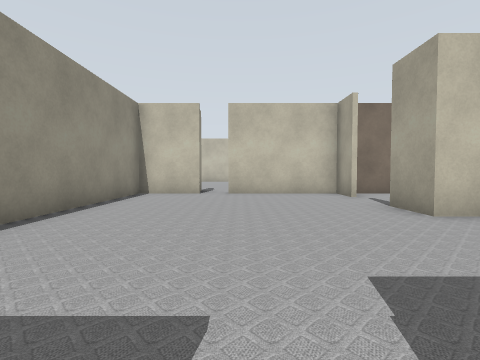
[1] (above)

14 first-person views from a walk through a Gazebo world. The camera is 0.72 m above the floor, tilts 2° down and sees 85° across. Floor lines are 1 m apart. The floor is counted in squares, 1 m on a side. Each view is taken from the middle of a square. On the plan, view 1 faces up. The plan holds only what a view shows up to about 9 squares ahead; the rest is blank. The place goes on beyond the plan.

[2]
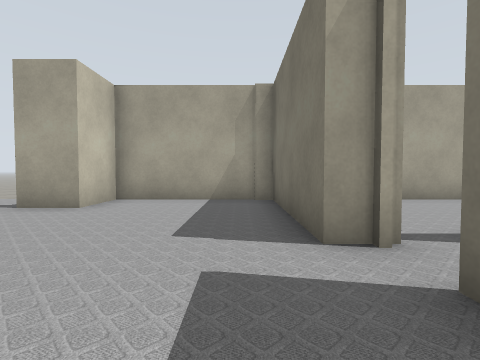

[3]
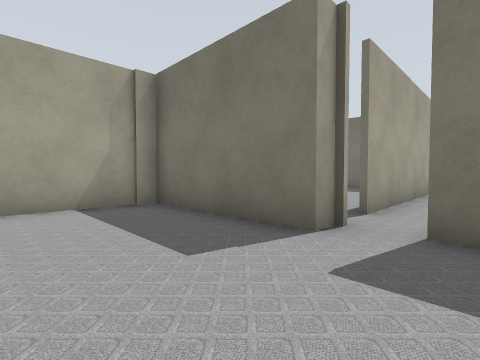

[4]
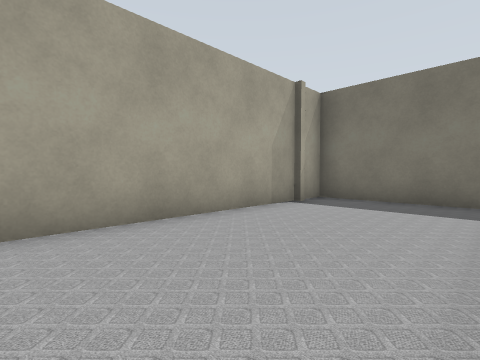

[5]
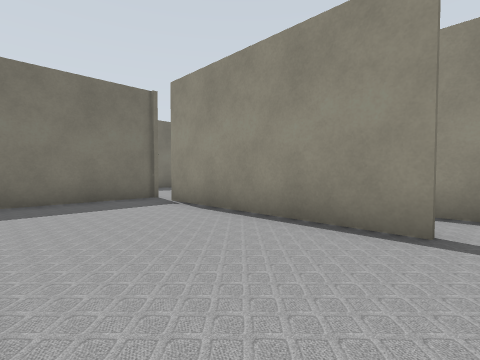

[6]
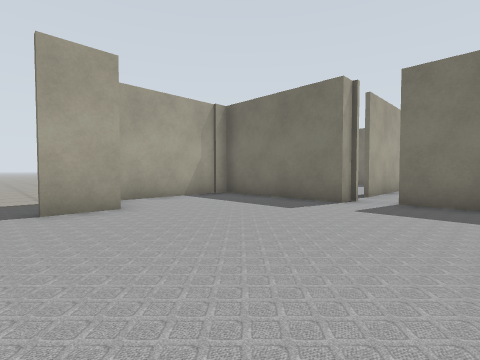

[7]
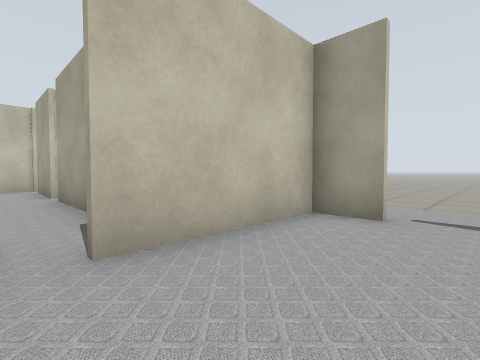

[8]
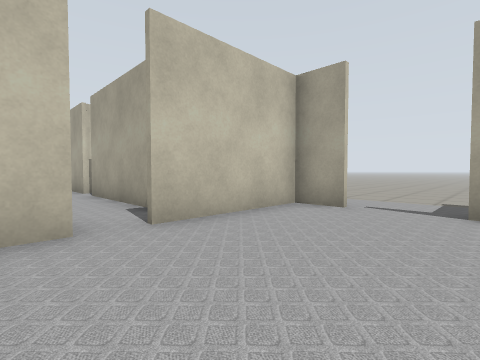

[9]
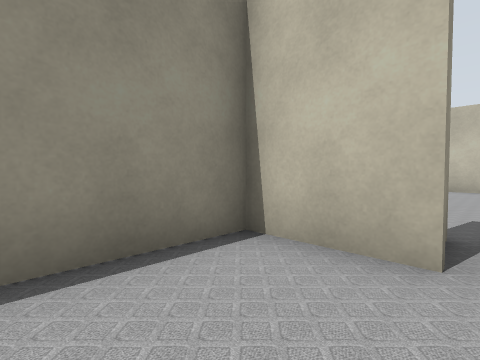

[10]
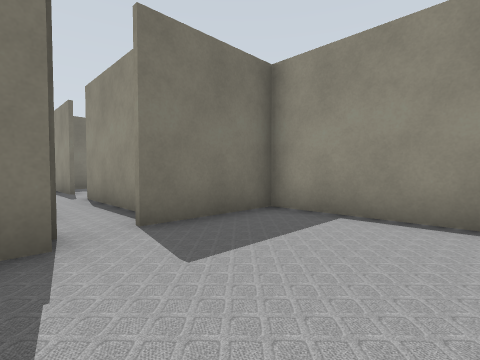

[11]
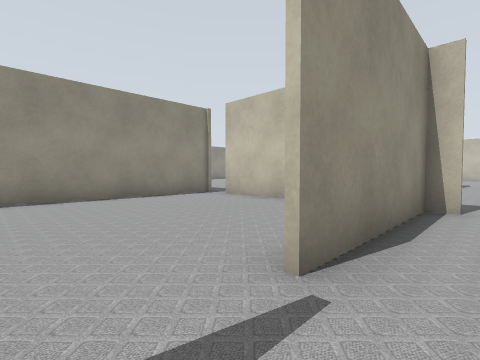

[12]
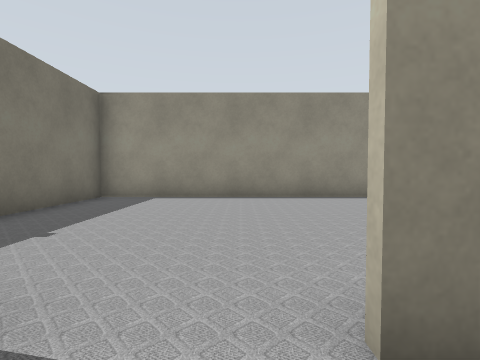

[13]
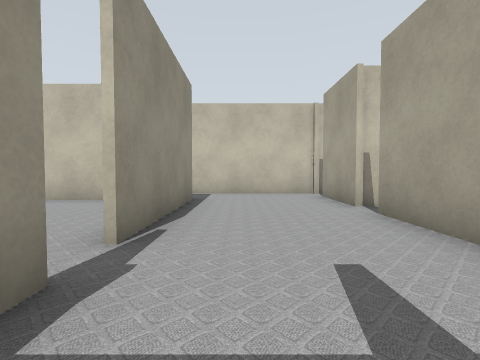

[14]
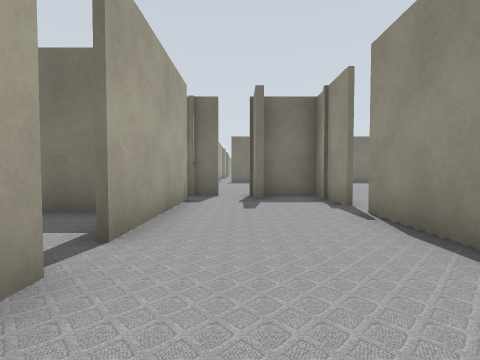

### Floor plan
Points are (right, up) in squares from view 1. A wall is a line through its corners. A room is listed if a view was taken in it or the views show most of it. See-through windows are left out.
Room 1 (views 1, 2, 3, 6, 7, 8, 9, 10)
walls: (0.5, -0.6) (0.5, 0.2) (4.6, 0.2) (4.6, 4.1) (3.1, 4.1) (3.1, 5.4); (3.1, 7.1) (3.1, 8.4); (4.9, 8.3) (-0.4, 8.3); (-1.3, 8.3) (-3.2, 8.3); (-3.2, 8) (-3.2, -0.3) (-0.4, -0.3)
ways out: opening at (0, 0) to room 3; opening at (6, 8)
Room 2 (views 4, 5)
walls: (4.6, -6.5) (4.6, -1.1); (0.7, -1.4) (0.7, -6.8); (0.5, -7.7) (4.6, -7.7) (4.6, -6.9)
ways out: opening at (1, -7) to room 3; opening at (1, -1) to room 3
Room 3 (views 11, 12)
walls: (-1, -6.1) (-1, -7.9); (0.5, -6.6) (0.5, -1.5); (-0.4, -0.4) (-1, -0.4) (-1, -4.5)
ways out: opening at (0, 0) to room 1; opening at (1, -7) to room 2; opening at (1, -1) to room 2; opening at (-1, -5.5) to room 5; opening at (0, -8.5)
Room 4 (views 13, 14)
walls: (-3.2, 10.6) (-3.2, 8); (0.3, 14.4) (0.3, 16.4); (-3.2, 15.6) (-3.2, 11.5); (0.3, 9.4) (0.3, 13.5); (-3.2, 8.4) (-1.2, 8.4); (0.8, 17.3) (-3.6, 17.3)
ways out: opening at (-3, 11)
Room 5 (no view inside)
walls: (-3.9, -0.4) (-6.2, -0.4); (-7.2, -0.2) (-7.2, -8.8) (-4.1, -8.8)
ways out: opening at (-1, -5.5) to room 3; gap at (-6, 0)

Where each view was taken, in squares from view 1:
view 1: 0 up, 0 right, facing up
view 2: 1 up, 2 left, facing right
view 3: 3 up, 1 left, facing down-right
view 4: 1 down, 1 right, facing down-right
view 5: 1 down, 4 right, facing down-left
view 6: 6 up, 2 left, facing down-right
view 7: 6 up, 1 left, facing up-right
view 8: 5 up, 2 left, facing up-right
view 9: 6 up, 1 left, facing up-left
view 10: 3 up, 1 right, facing down-left
view 11: 6 down, 0 right, facing up-left
view 12: 5 down, 0 right, facing left
view 13: 9 up, 2 left, facing up
view 14: 16 up, 1 left, facing down
